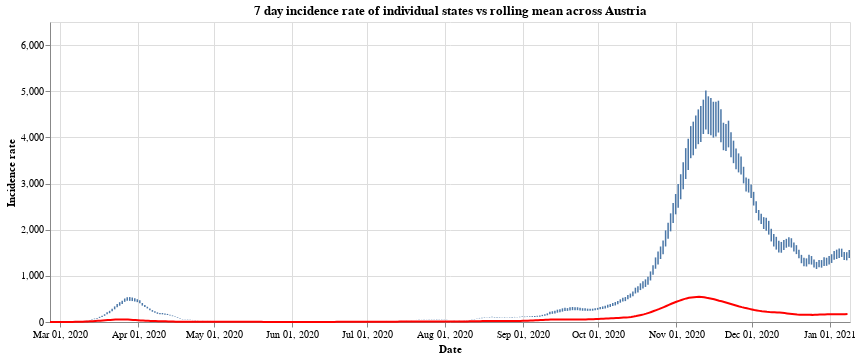

The notebook cell this image was saved under:
### Markdown cell above
Finally we have the

### Code cell
#collapse
states = at_data['Bundesland'].unique()
states.sort()

selection = alt.selection_single(
    name='Select',
    fields=['Bundesland'],
    init={'Bundesland': 'Vorarlberg'},
    bind={'Bundesland': alt.binding_select(options=states)}
)

# scatter plot, modify opacity based on selection
bars = alt.Chart(at_data).mark_bar().add_selection(
    selection
).encode(
    x=alt.X("yearmonthdate(Time):T", axis=alt.Axis(title='Date')),
    y=alt.Y("SiebenTageInzidenzFaelle:Q", axis=alt.Axis(title='Incidence rate')),
    tooltip='SiebenTageInzidenzFaelle:Q',
    opacity=alt.condition(selection, alt.value(1), alt.value(0))
).properties(title=f'7 day incidence rate of individual states vs rolling mean across Austria', width=800)

line = alt.Chart(all_austria).mark_line(
    color='red',
    size=2,
).transform_window(
    rolling_mean='mean(SiebenTageInzidenzFaelle)',
    frame=[0, 7]
).encode(
    x='yearmonthdate(Time):T',
    y='rolling_mean:Q'
)

alt.layer(bars, line)

### Figure 1 — Vega-Lite specification as saved in the notebook (floating-point values rounded to 4 significant figures; data arrays with more than 128 entries replaced by an {"elided": "..."} marker saying what was removed)
{"config": {"view": {"continuousWidth": 400, "continuousHeight": 300}}, "layer": [{"data": {"name": "data-5d63a3c163da32ea632ff6bd3297a55e"}, "mark": "bar", "encoding": {"opacity": {"condition": {"value": 1, "selection": "Select"}, "value": 0}, "tooltip": {"type": "quantitative", "field": "SiebenTageInzidenzFaelle"}, "x": {"type": "temporal", "axis": {"title": "Date"}, "field": "Time", "timeUnit": "yearmonthdate"}, "y": {"type": "quantitative", "axis": {"title": "Incidence rate"}, "field": "SiebenTageInzidenzFaelle"}}, "selection": {"Select": {"type": "single", "fields": ["Bundesland"], "init": {"Bundesland": "Vorarlberg"}, "bind": {"Bundesland": {"input": "select", "options": ["Burgenland", "Kärnten", "Niederösterreich", "Oberösterreich", "Salzburg", "Steiermark", "Tirol", "Vorarlberg", "Wien", "Österreich"]}}}}, "title": "7 day incidence rate of individual states vs rolling mean across Austria", "width": 800}, {"data": {"name": "data-b5a35a399be0cb8085a95a0505781707"}, "mark": {"type": "line", "color": "red", "size": 2}, "encoding": {"x": {"type": "temporal", "field": "Time", "timeUnit": "yearmonthdate"}, "y": {"type": "quantitative", "field": "rolling_mean"}}, "transform": [{"window": [{"op": "mean", "field": "SiebenTageInzidenzFaelle", "as": "rolling_mean"}], "frame": [0, 7]}]}], "$schema": "https://vega.github.io/schema/vega-lite/v4.8.1.json", "datasets": {"data-5d63a3c163da32ea632ff6bd3297a55e": {"elided": "3180 records"}, "data-b5a35a399be0cb8085a95a0505781707": {"elided": "318 records"}}}
